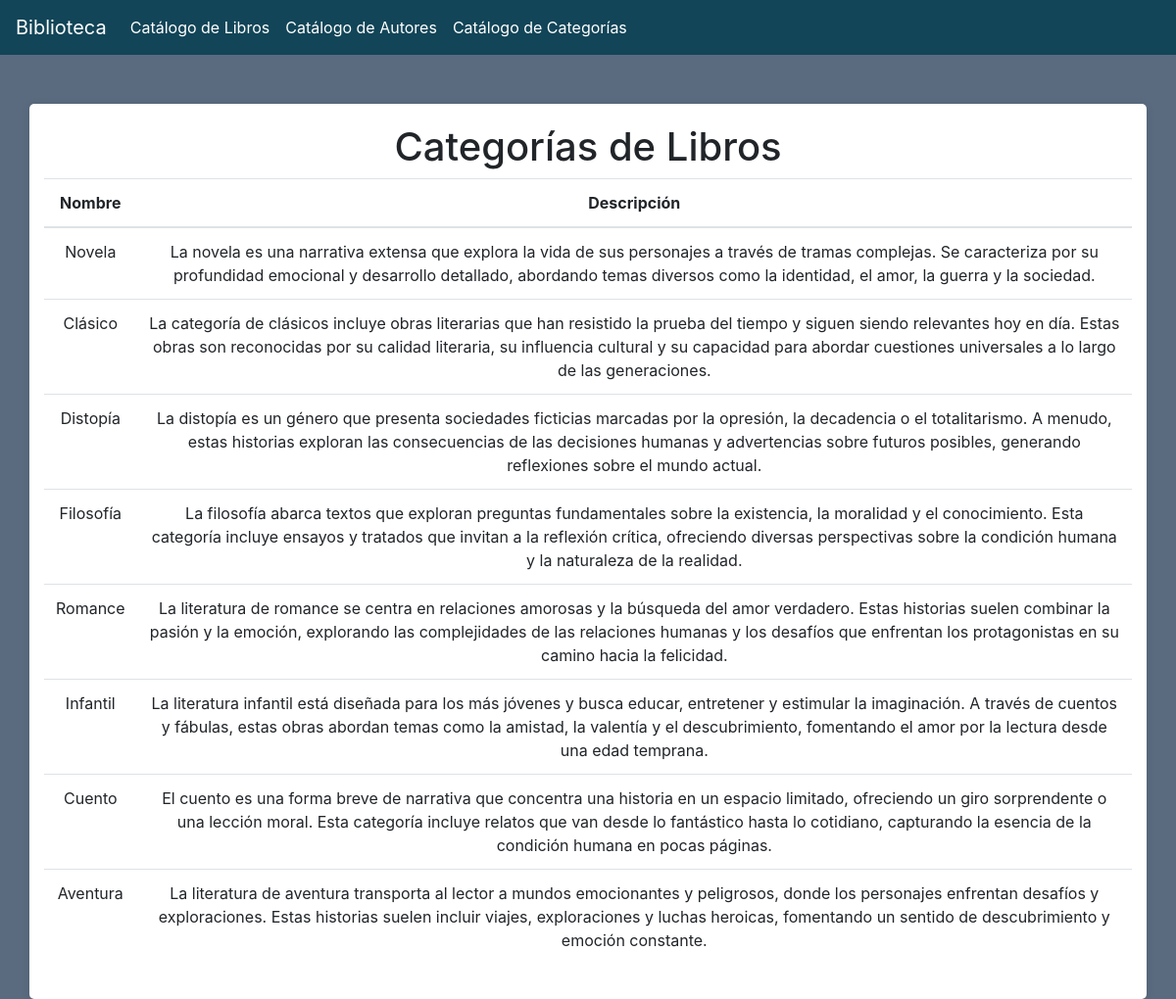
Page /categorias/ on the committed database.
### catalogo/models.py (models this page shows, shortened)
class Categoria(models.Model):
    id_categoria = models.AutoField(primary_key=True)
    nombre = models.CharField(max_length=50, blank=False, null=False)
    descripcion = models.TextField(max_length=500, blank=False, null=False)

### catalogo/views.py (the view)
# urls.py: path('categorias/', views.categorias, name='categorias'),
def categorias(request):
    navbar = NavItem.objects.all()
    categorias = Categoria.objects.all()
    context = {'navbar': navbar, 'categorias': categorias}
    return render(request, 'catalogo/categorias.html', context)

### catalogo/templates/catalogo/categorias.html (shortened to what this page needs)
{% load static %}
<!DOCTYPE html>
<html lang="en">
<head>
    <link rel="stylesheet" href="{% static 'css/main.css' %}">
    <link rel="stylesheet" href="https://stackpath.bootstrapcdn.com/bootstrap/4.5.2/css/bootstrap.min.css">
</head>
<body>
    <nav class="navbar navbar-expand-lg navbar-light bg-light">
        <a class="navbar-brand" href="{% url 'inicio' %}">Biblioteca</a>
        <div class="collapse navbar-collapse" id="navbarNav">
            <ul class="navbar-nav">
                <li class="nav-item">
                    <a class="nav-link" href="{% url 'libros' %}">Catálogo de Libros</a>
                </li>
                <li class="nav-item">
                    <a class="nav-link" href="{% url 'autores' %}">Catálogo de Autores</a>
                </li>
                <li class="nav-item">
                    <a class="nav-link" href="{% url 'categorias' %}">Catálogo de Categorías</a>
                </li>
            </ul>
        </div>
    </nav>
    <div class="container">
        <h1>Categorías de Libros</h1>
        <table class="table">
            <thead>
                <tr>
                    <th>Nombre</th>
                    <th>Descripción</th>
                </tr>
            </thead>
            <tbody>
                {% for categoria in categorias %}
                <tr>
                    <td>{{ categoria.nombre }}</td>
                    <td>{{ categoria.descripcion }}</td>
                </tr>
                {% endfor %}
            </tbody>
        </table>
    </div>
</body>
</html>

### catalogo/static/css/main.css (style rules this page uses)
.table { margin: 0 auto; }
.table th, .table td { text-align: center; }
.container { text-align: center; margin-top: 50px; }
h1 { margin-bottom: 30px; }
nav.navbar { background-color: #124558 !important; }
nav.navbar .navbar-brand { color: #fff !important; }
nav.navbar .nav-link { color: #fff !important; }
body { background-color: #43566edf !important; }
.container { background-color: #ffffff; padding: 20px; border-radius: 5px; box-shadow: 0 2px 10px rgba(0, 0, 0, 0.1); }

### rows in the picture
Categoria: nombre "Novela", descripcion "La novela es una narrativa extensa que explora la vida de sus personajes a través de tramas complejas. Se caracteriza por su profundidad emocional y desarrollo detallado, abordando temas diversos como la identidad, el amor, la guerra y la sociedad."
Categoria: nombre "Clásico", descripcion "La categoría de clásicos incluye obras literarias que han resistido la prueba del tiempo y siguen siendo relevantes hoy en día. Estas obras son reconocidas por su calidad literaria, su influencia cultural y su capacidad para abordar cuestiones universales a lo largo de las generaciones."
Categoria: nombre "Distopía", descripcion "La distopía es un género que presenta sociedades ficticias marcadas por la opresión, la decadencia o el totalitarismo. A menudo, estas historias exploran las consecuencias de las decisiones humanas y advertencias sobre futuros posibles, generando reflexiones sobre el mundo actual."
Categoria: nombre "Filosofía", descripcion "La filosofía abarca textos que exploran preguntas fundamentales sobre la existencia, la moralidad y el conocimiento. Esta categoría incluye ensayos y tratados que invitan a la reflexión crítica, ofreciendo diversas perspectivas sobre la condición humana y la naturaleza de la realidad."
Categoria: nombre "Romance", descripcion "La literatura de romance se centra en relaciones amorosas y la búsqueda del amor verdadero. Estas historias suelen combinar la pasión y la emoción, explorando las complejidades de las relaciones humanas y los desafíos que enfrentan los protagonistas en su camino hacia la felicidad."
Categoria: nombre "Infantil", descripcion "La literatura infantil está diseñada para los más jóvenes y busca educar, entretener y estimular la imaginación. A través de cuentos y fábulas, estas obras abordan temas como la amistad, la valentía y el descubrimiento, fomentando el amor por la lectura desde una edad temprana."
Categoria: nombre "Cuento", descripcion "El cuento es una forma breve de narrativa que concentra una historia en un espacio limitado, ofreciendo un giro sorprendente o una lección moral. Esta categoría incluye relatos que van desde lo fantástico hasta lo cotidiano, capturando la esencia de la condición humana en pocas páginas."
Categoria: nombre "Aventura", descripcion "La literatura de aventura transporta al lector a mundos emocionantes y peligrosos, donde los personajes enfrentan desafíos y exploraciones. Estas historias suelen incluir viajes, exploraciones y luchas heroicas, fomentando un sentido de descubrimiento y emoción constante."
